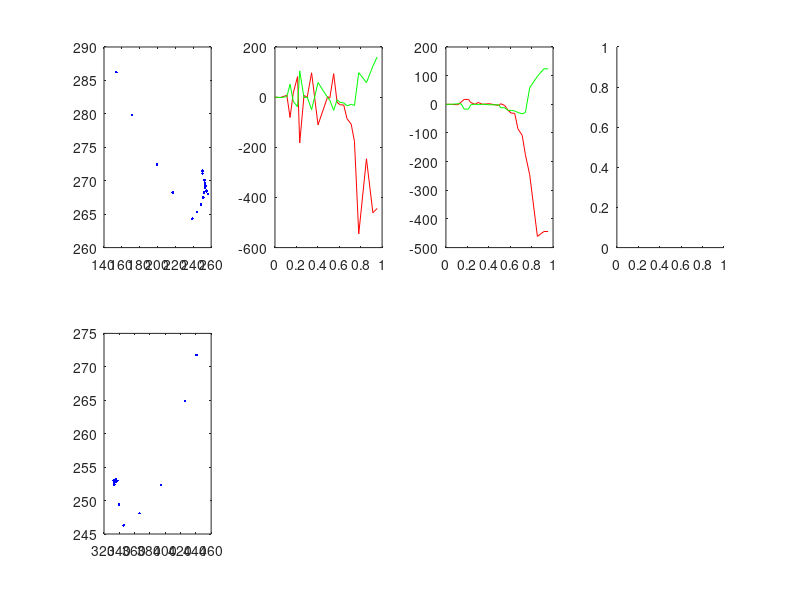

Source code (MATLAB): (Note: this script raises an error after producing the figure.)
clear all;
left = load('data3/data_hand_left.txt');
right = load('data3/data_hand_right.txt');

left(:,3) = 480-left(:,3)
right(:,3) = 480-right(:,3)

t = left(:,1);
t = t-t(1);
t = t/1000;

figure();
subplot(2,4,1);
plot(left(:,2),left(:,3),'b.');
subplot(2,4,5);
plot(right(:,2),right(:,3),'b.');



% left hand
vl = [0 0]
for i=2:size(left,1),
    dx  = left(i,2)-left(i-1,2);
    dy  = left(i,3)-left(i-1,3);
    dt = (left(i,1)-left(i-1,1))/1000;
    vl = [vl; dx/dt dy/dt ];
end
subplot(2,4,2);
plot(t,vl(:,1),'r',t,vl(:,2),'g');

% v filtered
svxl = medfilt1(vl(:,1));
svyl = medfilt1(vl(:,2));
subplot(2,4,3);
plot(t,svxl,'r',t,svyl,'g');

% v filtered and normalised
subplot(2,4,4);
svxln = normaliser(svxl);
svyln = normaliser(svyl);
plot(t,svxln,'r',t,svyln,'g');



% right hand
vr = [0 0]
for i=2:size(left,1),
    dx  = right(i,2)-right(i-1,2);
    dy  = right(i,3)-right(i-1,3);
    dt = (right(i,1)-right(i-1,1))/1000;
    vr = [vr; dx/dt dy/dt ];
end
subplot(2,4,6);
plot(t,vr(:,1),'r',t,vr(:,2),'g');

% v filtered
svxr = medfilt1(vr(:,1));
svyr = medfilt1(vr(:,2));
subplot(2,4,7);
plot(t,svxr,'r',t,svyr,'g');

% v filtered and normalised
subplot(2,4,8);
svxrn = normaliser(svxr);
svyrn = normaliser(svyr);
plot(t,svxrn,'r',t,svyrn,'g');














% 
% a = [0]
% for i=2:size(v,1),
%     v_diff = v(i)-v(i-1)
%     d = (left(i,1)-left(i-1,1))/1000;
%     a = [a;v_diff/d];
% end
% subplot(1,3,3);
% plot(left(:,1),a'.');





% freq = []
% for i=2:size(left,1),
%     freq = [freq left(i,1)-left(i-1,1)];
% end
% 
% plot(freq);





% v = [0]
% for i=2:size(left,1),
%     dist = sqrt((left(i,2)-left(i-1,2))^2+(left(i,3)-left(i-1,3))^2);
%     d = (left(i,1)-left(i-1,1))/1000;
%     v = [v;dist/d];
% end
% plot(left(:,1),v,'.-');
% 
% a = [0]
% for i=2:size(v,1),
%     v_diff = v(i)-v(i-1)
%     d = (left(i,1)-left(i-1,1))/1000;
%     a = [a;v_diff/d];
% end
% 
% plot(left(:,1),a'.');
% 
% 
% freq = []
% for i=2:size(left,1),
%     freq = [freq left(i,1)-left(i-1,1)];
% end